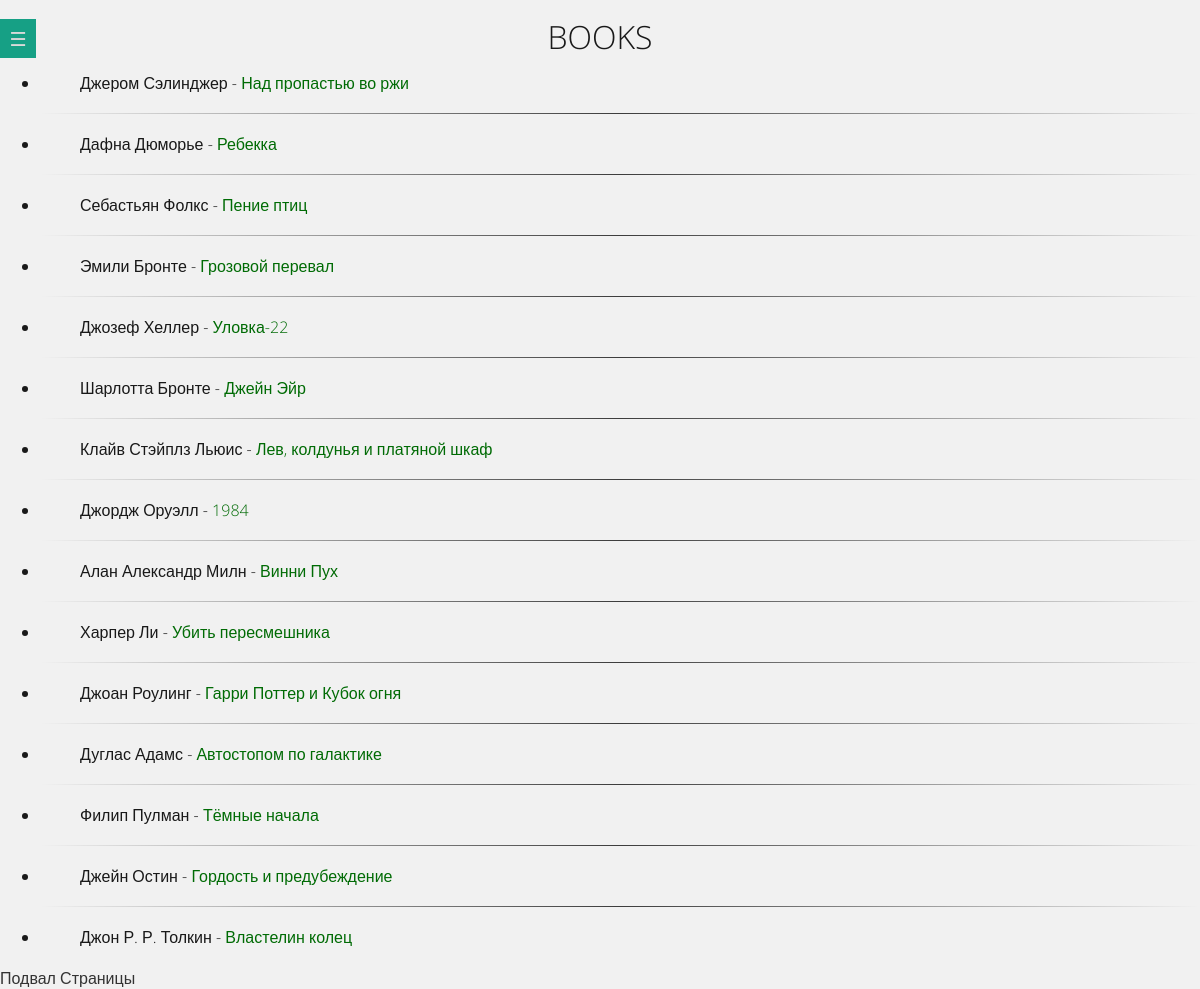
The page /books/ on the database its author committed.
### libre_authors/models.py (models this page shows, shortened)
class LibreAuthors(models.Model):
    class Status(models.IntegerChoices):
        DRAFT = 0, 'DRAFT'
        PUBLISHED = 1, 'PUBLISHED'
    title = models.CharField(max_length=255, verbose_name='BOOK TITLE')
    slug = models.SlugField(max_length=255, unique=True, db_index=True, verbose_name='SLUG')
    author = models.CharField(max_length=255)
    country = models.CharField(max_length=255)
    content = models.TextField(blank=True)
    time_create = models.DateTimeField(auto_now_add=True)
    time_update = models.DateTimeField(auto_now=True)
    is_published = models.BooleanField(choices=tuple(map(lambda x: (bool(x[0]), x[1]), Status.choices)),
                                       default=Status.DRAFT, verbose_name='STATUS')
    objects = models.Manager()
    published = PublishedManager()
    class Meta:
        verbose_name = 'Libres Authors'
        verbose_name_plural = 'Libres Authors'
        ordering = ['-time_create']
        indexes = [
            models.Index(fields=['-time_create'])
        ]
    def get_absolute_url(self):
        return reverse('book', kwargs={'book_slug': self.slug})

### libre_authors/views.py (the view)
# urls.py: path('books/', views.books, name='books'),  # default
def books(request):
    books_db = LibreAuthors.published.all()
    data = {'menu': menu, 'books': books_db, }
    return render(request, "libre_authors/books.html", context=data)

### libre_authors/models.py (called while the page is built)
    def get_queryset(self):
        return super().get_queryset().filter(is_published=LibreAuthors.Status.PUBLISHED)

### users/context_processors.py (called while the page is built)
def get_libre_authors_context(request):
    return {'mainmenu': menu}

### templates/libre_authors/books.html (shortened to what this page needs)
{% extends 'libre_authors/base.html' %}
{% block header %}BOOKS{% endblock header %}
{% block content %}
    <ul>
        {% for book in books %}
            <li>
                <ul>{{ book.author }} - <a href="{{ book.get_absolute_url }}">{{ book.title }}</a></ul>
                {% if not forloop.last %}
                    <hr>
                {% endif %}
            </li>
        {% endfor %}
    </ul>
{% endblock content %}

### templates/libre_authors/base.html (shortened to what this page needs)
{% load static %}
<!DOCTYPE html>
<html lang="en">
<head>
    <link  rel="stylesheet" type="text/css" href="{% static 'css/style.css' %}"/>
    <link rel="stylesheet" type="text/css" href="{% static 'css/left-nav-style.css' %}"/>
</head>
<body>
<h1>{% block header %}{% endblock header %}</h1>
<nav class="nav">
    <label for="nav-toggle" class="nav-toggle" onclick></label>
</nav>
<h1>{% block content %}{% endblock content %}</h1>
<div>Подвал Страницы</div>
</body>
</html>

### static/css/style.css (style rules this page uses)
* { box-sizing: border-box; }
html { font-size: 100%; }
html, body { margin: 0; padding: 0; width: 100%; height: 100%; }
body { color: #333; font: 1em 'Open Sans', sans-serif; background-color: #f1f1f1; }
hr { margin: 22px 0; height: 1px; border: 0; background-image: -webkit-linear-gradient(left, rgba(0, 0, 0, 0), rgba(0, 0, 0, 0.75), rgba(0, 0, 0, 0)); background-image: -moz-linear-gradient(left, rgba(0, 0, 0, 0), rgba(0, 0, 0, 0.75), rgba(0, 0, 0, 0)); background-image: -ms-linear-gradient(left, rgba(0, 0, 0, 0), rgba(0, 0, 0, 0.75), rgba(0, 0, 0, 0)); background-image: linear-gradient(left, rgba(0, 0, 0, 0), rgba(0, 0, 0, 0.75), rgba(0, 0, 0, 0)); }
h1, h2 { margin-bottom: 22px; color: #191919; font-weight: 300; text-align: center; }
h1 { font-size: 32px; line-height: 32px; }
a { color: #006b05; text-decoration: none; }
ul { font-size: 16px; text-align: left; }
li { line-height:16px; }

### static/css/left-nav-style.css (style rules this page uses)
.nav { width: 320px; min-width: 320px; height: 100%; position: fixed; top: 0; bottom: 0; margin: 0; left: -320px; padding: 15px 20px; -webkit-transition: left 0.3s; -moz-transition: left 0.3s; transition: left 0.3s; background: #16a085; z-index: 2000; }
.nav-toggle { position: absolute; left: 320px; top: 1em; padding: 0.5em; background: inherit; color: #dadada; cursor: pointer; font-size: 1.2em; line-height: 1; z-index: 2001; -webkit-transition: color .25s ease-in-out; -moz-transition: color .25s ease-in-out; transition: color .25s ease-in-out; }
.nav-toggle:after { content: '\2630'; text-decoration: none; }
body { -webkit-animation: bugfix infinite 1s; }
@media screen and (min-width: 320px) { html, body { margin: 0; overflow-x: hidden; } }

### rows shown on the page
LibreAuthors: author "Джером Сэлинджер", title "Над пропастью во ржи"
LibreAuthors: author "Дафна Дюморье", title "Ребекка"
LibreAuthors: author "Себастьян Фолкс", title "Пение птиц"
LibreAuthors: author "Эмили Бронте", title "Грозовой перевал"
LibreAuthors: author "Джозеф Хеллер", title "Уловка-22"
LibreAuthors: author "Шарлотта Бронте", title "Джейн Эйр"
LibreAuthors: author "Клайв Стэйплз Льюис", title "Лев, колдунья и платяной шкаф"
LibreAuthors: author "Джордж Оруэлл", title "1984"
LibreAuthors: author "Алан Александр Милн", title "Винни Пух"
LibreAuthors: author "Харпер Ли", title "Убить пересмешника"
LibreAuthors: author "Джоан Роулинг", title "Гарри Поттер и Кубок огня"
LibreAuthors: author "Дуглас Адамс", title "Автостопом по галактике"
LibreAuthors: author "Филип Пулман", title "Тёмные начала"
LibreAuthors: author "Джейн Остин", title "Гордость и предубеждение"
LibreAuthors: author "Джон Р. Р. Толкин", title "Властелин колец"
